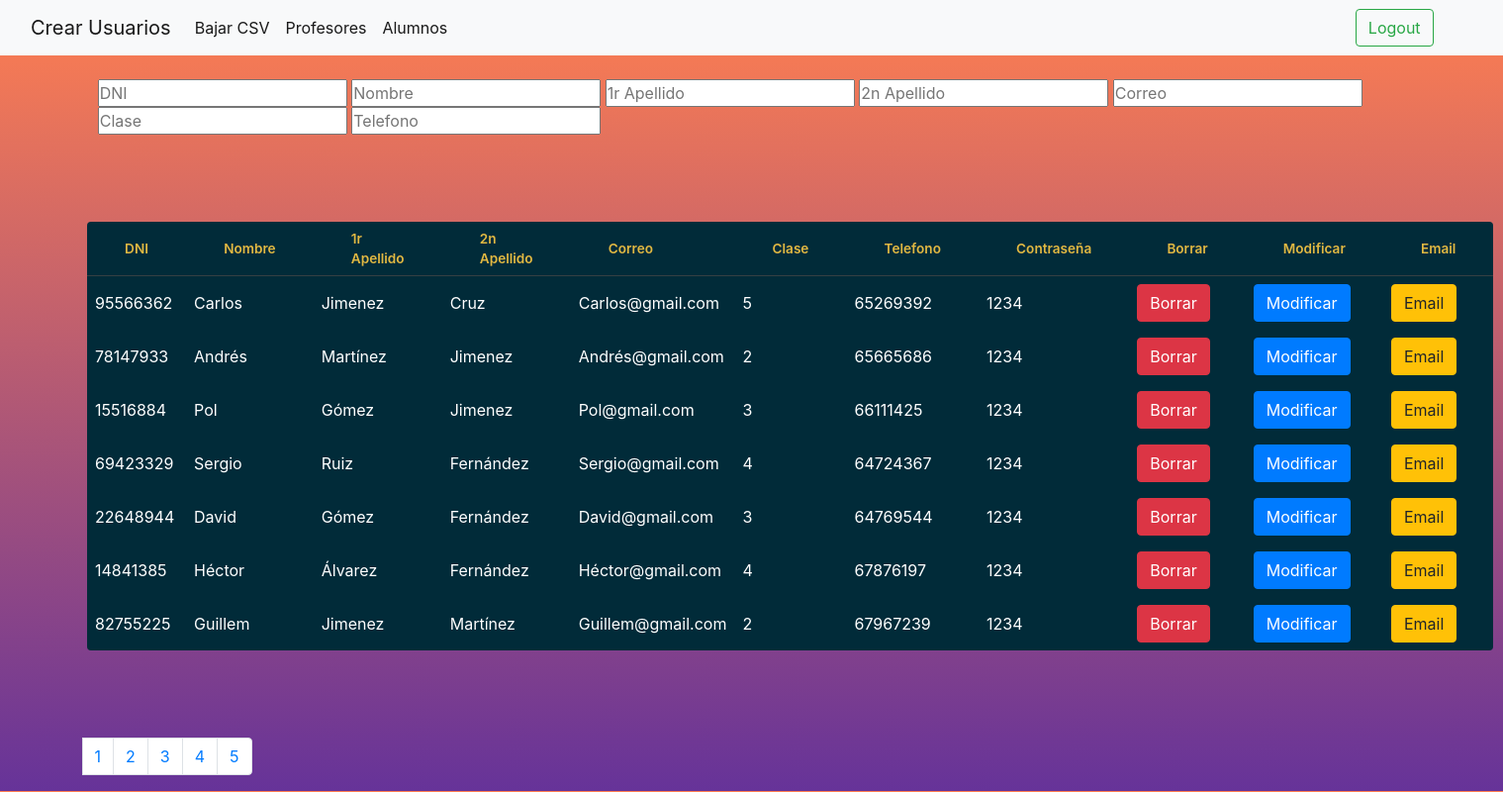
/adminalu.php?pag=2, run on the app's committed database.
### tables this page shows
CREATE TABLE IF NOT EXISTS tbl_alumne(
	id_alumne int(10) NOT NULL AUTO_INCREMENT,
	dni_alu varchar(9) NULL,
	nom_alu varchar(20) NOT NULL,
	cognom1_alu varchar(20) NULL,
	cognom2_alu varchar(20) NULL,
	telf_alu varchar(9) NULL,
	email_alu varchar(50) NULL,
	classe int(5) NOT NULL,
    passwd_alu varchar(40) NULL,
	constraint pk_alumne PRIMARY KEY (id_alumne)
);

### adminalu.php (the view, shortened to what this page needs)
<!DOCTYPE html>
<html lang="en">
<head>
    <link rel="stylesheet" href="./styles/tabla2.css">
    <link rel="stylesheet" href="https://maxcdn.bootstrapcdn.com/bootstrap/4.0.0/css/bootstrap.min.css"
>
</head>
<body>
<nav class="navbar navbar-expand-lg navbar-light bg-light">
  <div class="container-fluid" >
    <a class="navbar-brand" href="./profeoalu.php">Crear Usuarios</a>
    <div class="collapse navbar-collapse" id="navbarSupportedContent">
      <ul class="navbar-nav me-auto mb-2 mb-lg-0">
        <li class="nav-item">
          <a class="nav-link active" aria-current="page" href="./bajarcsvalu.php">Bajar CSV</a>
        </li>
        <li class="nav-item">
          <a class="nav-link active" aria-current="page" href="./adminp.php"href="">Profesores</a>
        </li>
        <li class="nav-item">
          <a class="nav-link active" aria-current="page" href="./admin.php" href="">Alumnos</a>
        </li>
      </ul>
      <form class="d-flex">
        <button class="btn btn-outline-success" onclick="window.location.href = './proc/proc_logout.php'" type="button">Logout</button>
      </form>
    </div>
  </div>
</nav>
<?php
include './proc/conexion.php';
?>
<br>
<form action="./proc/filtro_admin.php">
<div class="tabla-filtro">
<th><input  type="text" maxlength="20" name="tabla_dni_alu" id="tabla_dni_alu" placeholder="DNI"></th>
                        <th><input type="text" maxlength="20 " name="tabla_nom_alu" id="tabla_nom_alu" placeholder="Nombre"></th>
                        <th><input type="text" maxlength="20" name="tabla_cognom1_alu" id="tabla_cognom1_alu" placeholder="1r Apellido"></th>
                        <th><input type="text" maxlength="20" name="tabla_cognom2_alu" id="tabla_cognom2_alu" placeholder="2n Apellido"></th>
                        <th><input type="text" maxlength="20" name="tabla_email_alu" id="tabla_email_alu" placeholder="Correo"></th>
                        <th><input type="text" maxlength="20" name="tabla_classe" id="tabla_classe" placeholder="Clase"></th>
                        <th><input type="text" maxlength="20" name="tabla_telf_alu" id="tabla_telf_alu" placeholder="Telefono"></th>
                        </div>
                        </form>
<?php
$cantPorPagina = 7;
$sql = "SELECT * FROM tbl_alumne;";
$queryAnim = mysqli_query($connection, $sql);
$numFilas = mysqli_num_rows($queryAnim);
$cantidadPaginas = ceil($numFilas/$cantPorPagina);
if (empty($_GET["pag"])) {
    $inicioPagina = 0;
}
else {
    $inicioPagina = ($_GET["pag"]-1)*$cantPorPagina;
}
$sql2 = "SELECT * FROM tbl_alumne LIMIT $inicioPagina, $cantPorPagina;";
$queryAlu = mysqli_query($connection, $sql2);
echo '<table>';
echo '<tr>';
echo '<th>DNI</th>';
echo '<th>Nombre</th>';
echo '<th>1r Apellido</th>';
echo '<th>2n Apellido</th>';
echo '<th>Correo</th>';
echo '<th>Clase</th>';
echo '<th>Telefono</th>';
echo '<th>Contraseña</th>';
if (!$_SESSION['login2']){
echo '<th>Borrar</th>';
echo'<th>Modificar</th>';
echo'<th>Email</th>';
echo '</tr>';
}
foreach ($queryAlu as $alumno) {
    echo '<tr>';
    echo "<td>{$alumno['dni_alu']}</td>";
    echo "<td>{$alumno['nom_alu']}</td>";
    echo "<td>{$alumno['cognom1_alu']}</td>";
    echo "<td>{$alumno['cognom2_alu']}</td>";
    echo "<td>{$alumno['email_alu']}</td>";
    echo "<td>{$alumno['classe']}</td>";
    echo "<td>{$alumno['telf_alu']}</td>";
    echo "<td>{$alumno['passwd_alu']}</td>";
  if (!$_SESSION['login2']) {
    echo "<td><button type='button' class='btn btn-danger' onClick=\"aviso('borrar.php?id={$alumno['id_alumne']};')\" >Borrar</button></td>";
    echo "<td><button type='button 'class='btn btn-primary' onClick=\"aviso('modificar.php?id={$alumno['id_alumne']};')\">Modificar</button></td>";
    echo "<td><button type='button' class='btn btn-warning' onClick=\"aviso('correo.php?id={$alumno['id_alumne']};')\">Email</button></td>";
  }
}
    echo '</table>';
    echo" <nav class='paddingl' aria-label='Page navigation example'>
      <ul class='pagination pg-blue'>
        <li class='page-item'></li>
        ";
        for($i=1;$i<=$cantidadPaginas;$i++) {
          echo "<li class='page-item'><a class='page-link' href='adminalu.php?pag=$i'>$i</a></li>
        ";
        }
      echo "</ul>";
?>

### styles/tabla2.css (style rules this page uses)
*, *:before, *:after { margin: 0; padding: 0; box-sizing: border-box; }
body { background: rgb(253, 29, 83); background: linear-gradient(0deg, rgba(253, 29, 83, 1) 27%, rgba(249, 249, 249, 1) 79%); font-family: 'Open Sans', sans-serif; }
table { background: #012B39; border-radius: 0.25em; border-collapse: collapse; margin: 5.5em; }
th { border-bottom: 1px solid #364043; color: #E2B842; font-size: 0.85em; font-weight: 600; padding: 0.5em 2.8em; text-align: left; }
td { color: #fff; font-weight: 400; padding: 0.5em 0.5em; }
tbody tr { transition: background 0.25s ease; }
.d-flex { padding-left: 70%; }
body { background: -webkit-gradient(linear, left top, left bottom, from(coral), to(rebeccapurple)); background: linear-gradient(coral, rebeccapurple); }
.tabla-filtro { padding-left: 6.5%; }
.paddingl { padding-left: 5.5%; }

### data on the page
tbl_alumne: dni_alu "95566362", nom_alu "Carlos", cognom1_alu "Jimenez", cognom2_alu "Cruz", email_alu "Carlos@gmail.com", classe "5", telf_alu "65269392", passwd_alu "1234"
tbl_alumne: dni_alu "78147933", nom_alu "Andrés", cognom1_alu "Martínez", cognom2_alu "Jimenez", email_alu "Andrés@gmail.com", classe "2", telf_alu "65665686", passwd_alu "1234"
tbl_alumne: dni_alu "15516884", nom_alu "Pol", cognom1_alu "Gómez", cognom2_alu "Jimenez", email_alu "Pol@gmail.com", classe "3", telf_alu "66111425", passwd_alu "1234"
tbl_alumne: dni_alu "69423329", nom_alu "Sergio", cognom1_alu "Ruiz", cognom2_alu "Fernández", email_alu "Sergio@gmail.com", classe "4", telf_alu "64724367", passwd_alu "1234"
tbl_alumne: dni_alu "22648944", nom_alu "David", cognom1_alu "Gómez", cognom2_alu "Fernández", email_alu "David@gmail.com", classe "3", telf_alu "64769544", passwd_alu "1234"
tbl_alumne: dni_alu "14841385", nom_alu "Héctor", cognom1_alu "Álvarez", cognom2_alu "Fernández", email_alu "Héctor@gmail.com", classe "4", telf_alu "67876197", passwd_alu "1234"
tbl_alumne: dni_alu "82755225", nom_alu "Guillem", cognom1_alu "Jimenez", cognom2_alu "Martínez", email_alu "Guillem@gmail.com", classe "2", telf_alu "67967239", passwd_alu "1234"
